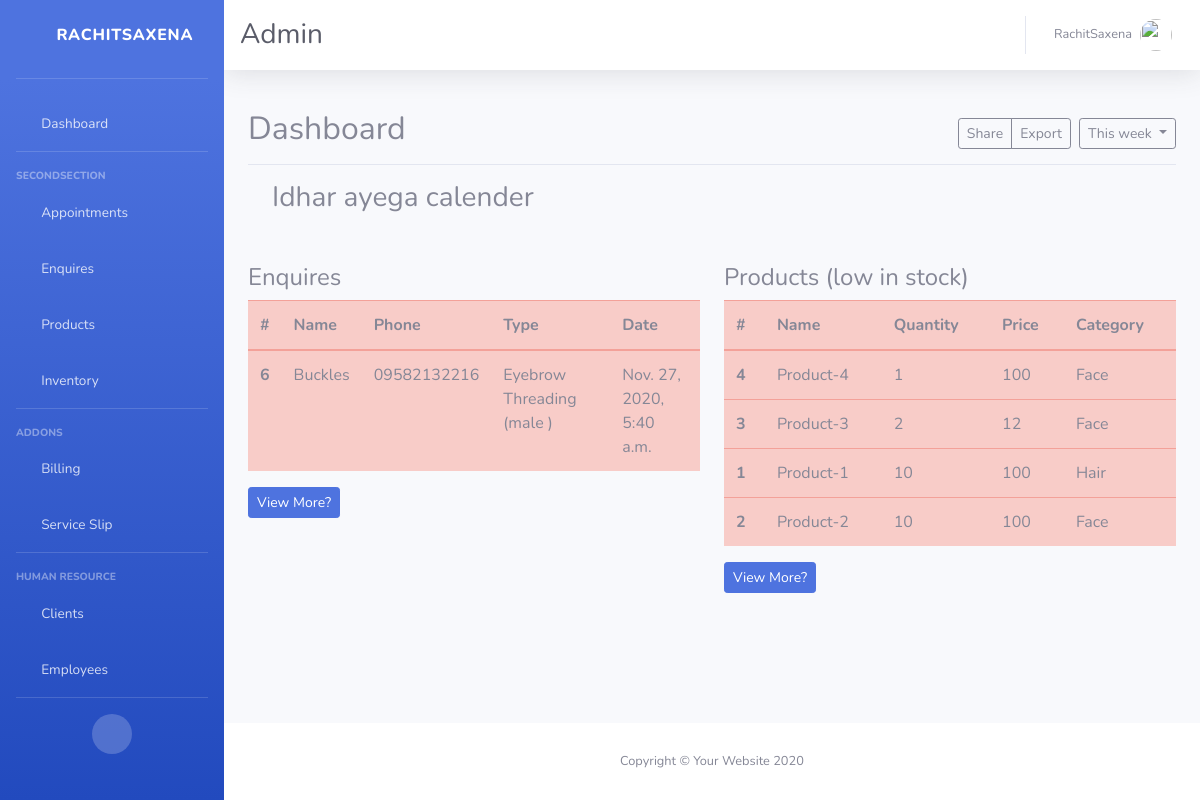
/old/dashboard (signed in), run on the app's committed database.
### basic/models.py (models this page shows, shortened)
class Enquiry(models.Model):
    name = models.CharField(max_length=100 , null=True  , blank=True)
    phone = models.CharField(max_length=100 , null=True  , blank=True)
    service = models.ForeignKey(Service , on_delete=models.CASCADE)
    date = models.DateTimeField(auto_now_add=True)
    responseType = models.CharField(null=True , blank=True , max_length=100)
    response = models.CharField(max_length= 10 , choices=ENQUIRY_TYPE , default='cold')

class Service(models.Model):
    name = models.CharField(max_length=100 , null=True ,blank=True)
    price = models.IntegerField(default=0)
    duration = models.IntegerField(default=0)
    mprice = models.IntegerField(default=0)
    gender = models.CharField(max_length=10 , choices=GENDER_TYPES , default='others')
    def __str__(self):
        return (self.name + ' (' + self.gender + ' )')

class Product(models.Model):
    name = models.CharField(max_length=100 ,null=True , blank=True )
    bprice = models.IntegerField(default=0 , null=True  , blank=True)
    sprice = models.IntegerField(default=0 , null= True , blank=True)
    category = models.ForeignKey(Category , on_delete= models.CASCADE)
    quantity = models.IntegerField(default=10)
    img = models.ImageField(null=True , blank=True)
    date = models.DateTimeField(auto_now_add=True)

class Category(models.Model):
    name = models.CharField(max_length=100 , null=True , blank=True)
    service = models.ForeignKey(Service , on_delete= models.CASCADE)
    def __str__(self):
        return self.name

### basic/views.py (the view)
# urls.py: path('dashboard' , views.home , name='dashboard'),
@login_required(login_url='loginPage')
def home(request):
    enq = Enquiry.objects.all()
    pro = Product.objects.all().order_by('quantity')
    params = {
        'enq': enq ,
        'pro' : pro
    }
    return render(request , 'basic/dashboard.html' , params)

### basic/templates/basic/dashboard.html (shortened to what this page needs)
{% extends 'basic/base.html' %}
{% block content %}
      <div class="d-flex justify-content-between flex-wrap flex-md-nowrap align-items-center pt-3 pb-2 mb-3 border-bottom">
        <h1 class="h2">Dashboard</h1>
        <div class="btn-toolbar mb-2 mb-md-0">
          <div class="btn-group mr-2">
            <button type="button" class="btn btn-sm btn-outline-secondary">Share</button>
            <button type="button" class="btn btn-sm btn-outline-secondary">Export</button>
          </div>
          <button type="button" class="btn btn-sm btn-outline-secondary dropdown-toggle">
            This week
          </button>
        </div>
      </div>
        <div class='container'>
        <h3> Idhar ayega calender </h3>
      </div>
        <div class='row mt-5'>
          <div class='col-sm-6'>
                <table class="table table-danger enquiryTable">
                  <h4>Enquires</h4>
                  <thead>
                    <tr>
                      <th scope="col">#</th>
                      <th scope="col">Name</th>
                      <th scope="col">Phone</th>
                      <th scope="col">Type</th>
                      <th scope="col">Date</th>
                    </tr>
                  </thead>
                  <tbody>
            {% for i in enq %}
                    <tr>
                      <th scope="row">{{i.id}}</th>
                      <td>{{i.name}}</td>
                      <td>{{i.phone}}</td>
                      <td>{{i.service}}</td>
                      <td>{{i.date}}</td>
                    </tr>
            {% endfor %}
                  </tbody>
                </table>
                  <a href = "{% url 'enquiry' %}" class='btn btn-sm btn-primary'>View More?</a>
          </div>
          <div class='col-sm-6'>
                <table class="table table-danger enquiryTable">
                  <h4>Products (low in stock)</h4>
                  <thead>
                    <tr>
                      <th scope="col">#</th>
                      <th scope="col">Name</th>
                      <th scope="col">Quantity</th>
                      <th scope="col">Price</th>
                      <th scope="col">Category</th>
                    </tr>
                  </thead>
                  <tbody>
                  {% for i in pro %}
                    <tr>
                      <th scope="row">{{i.id}}</th>
                      <td>{{i.name}}</td>
                      <td>{{i.quantity}}</td>
                      <td>{{i.bprice}}</td>
                      <td>{{i.category}}</td>
                    </tr>
                    {% endfor %}
                  </tbody>
                </table>
                <a href = "{% url 'product' %}" class='btn btn-sm btn-primary'>View More?</a>
          </div>
        </div>
{% endblock content %}

### data on the page
Enquiry: id "6", name "Buckles", phone "09582132216", service "Eyebrow Threading (male )", date "Nov. 27, 2020, 5:40 a.m."
Product: id "4", name "Product-4", quantity "1", bprice "100", category "Face"
Product: id "3", name "Product-3", quantity "2", bprice "12", category "Face"
Product: id "1", name "Product-1", quantity "10", bprice "100", category "Hair"
Product: id "2", name "Product-2", quantity "10", bprice "100", category "Face"
